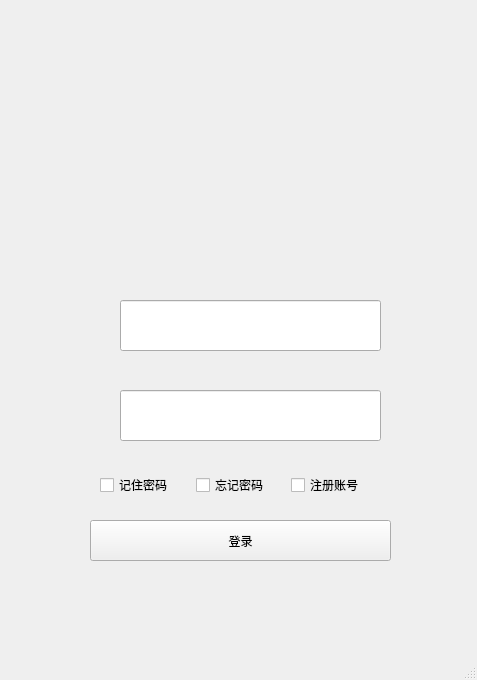
<?xml version="1.0" encoding="UTF-8"?>
<ui version="4.0">
 <class>ChatLoginWindow</class>
 <widget class="QMainWindow" name="ChatLoginWindow">
  <property name="geometry">
   <rect>
    <x>0</x>
    <y>0</y>
    <width>477</width>
    <height>680</height>
   </rect>
  </property>
  <property name="windowTitle">
   <string>MainWindow</string>
  </property>
  <property name="styleSheet">
   <string notr="true">background-image:url(&quot;../images/bg.jpg&quot;)</string>
  </property>
  <widget class="QWidget" name="centralwidget">
   <widget class="QLineEdit" name="txt_user">
    <property name="geometry">
     <rect>
      <x>120</x>
      <y>300</y>
      <width>261</width>
      <height>51</height>
     </rect>
    </property>
    <property name="inputMethodHints">
     <set>Qt::ImhHiddenText</set>
    </property>
   </widget>
   <widget class="QLineEdit" name="txt_pwd">
    <property name="geometry">
     <rect>
      <x>120</x>
      <y>390</y>
      <width>261</width>
      <height>51</height>
     </rect>
    </property>
    <property name="inputMethodHints">
     <set>Qt::ImhHiddenText</set>
    </property>
   </widget>
   <widget class="QWidget" name="horizontalLayoutWidget">
    <property name="geometry">
     <rect>
      <x>100</x>
      <y>470</y>
      <width>281</width>
      <height>31</height>
     </rect>
    </property>
    <layout class="QHBoxLayout" name="horizontalLayout">
     <item>
      <widget class="QCheckBox" name="chk_remenber">
       <property name="text">
        <string>记住密码</string>
       </property>
      </widget>
     </item>
     <item>
      <widget class="QCheckBox" name="chk_forget">
       <property name="text">
        <string>忘记密码</string>
       </property>
      </widget>
     </item>
     <item>
      <widget class="QCheckBox" name="chk_register">
       <property name="text">
        <string>注册账号</string>
       </property>
      </widget>
     </item>
    </layout>
   </widget>
   <widget class="QPushButton" name="btn_login">
    <property name="geometry">
     <rect>
      <x>90</x>
      <y>520</y>
      <width>301</width>
      <height>41</height>
     </rect>
    </property>
    <property name="text">
     <string>登录</string>
    </property>
   </widget>
  </widget>
  <widget class="QMenuBar" name="menubar">
   <property name="geometry">
    <rect>
     <x>0</x>
     <y>0</y>
     <width>477</width>
     <height>23</height>
    </rect>
   </property>
  </widget>
  <widget class="QStatusBar" name="statusbar"/>
 </widget>
 <resources/>
 <connections/>
</ui>
